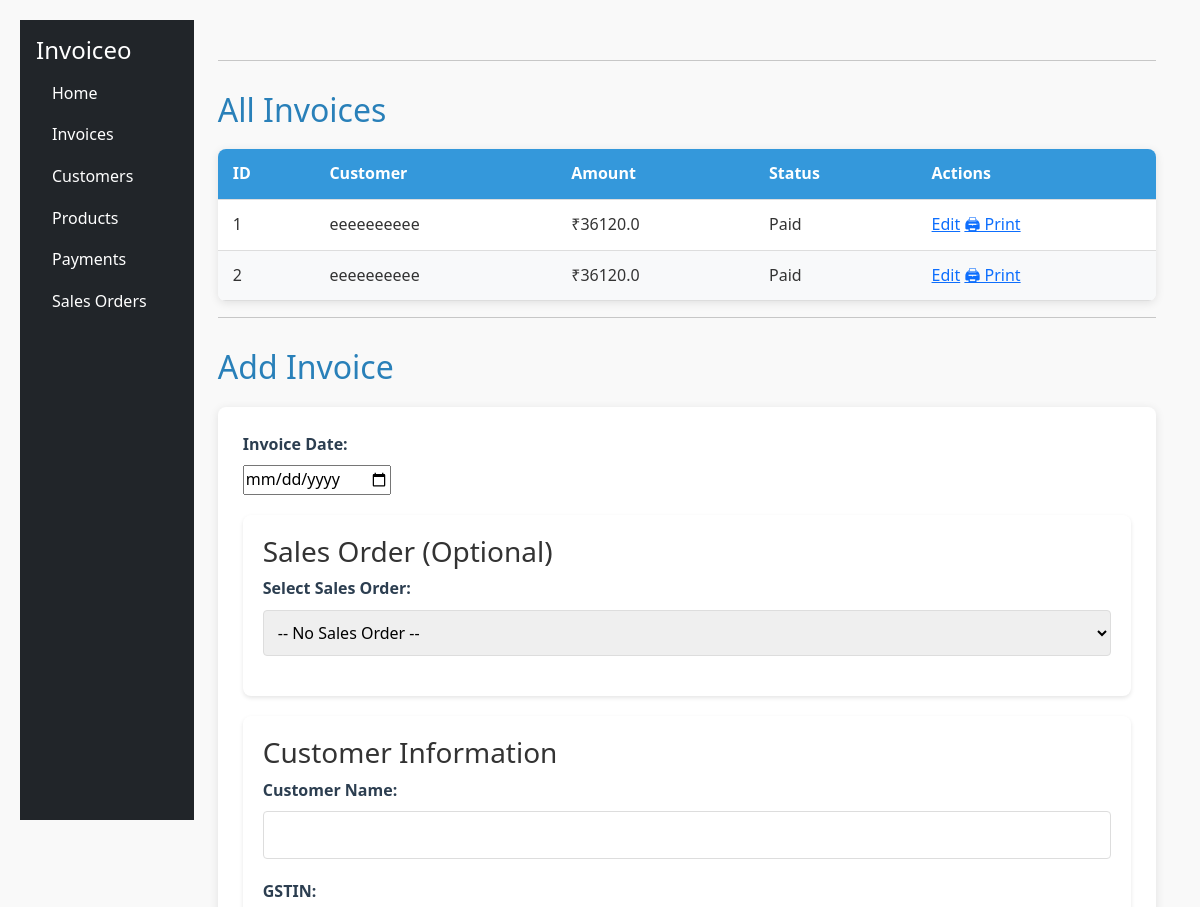
The app's page /invoices (upper part), older data.
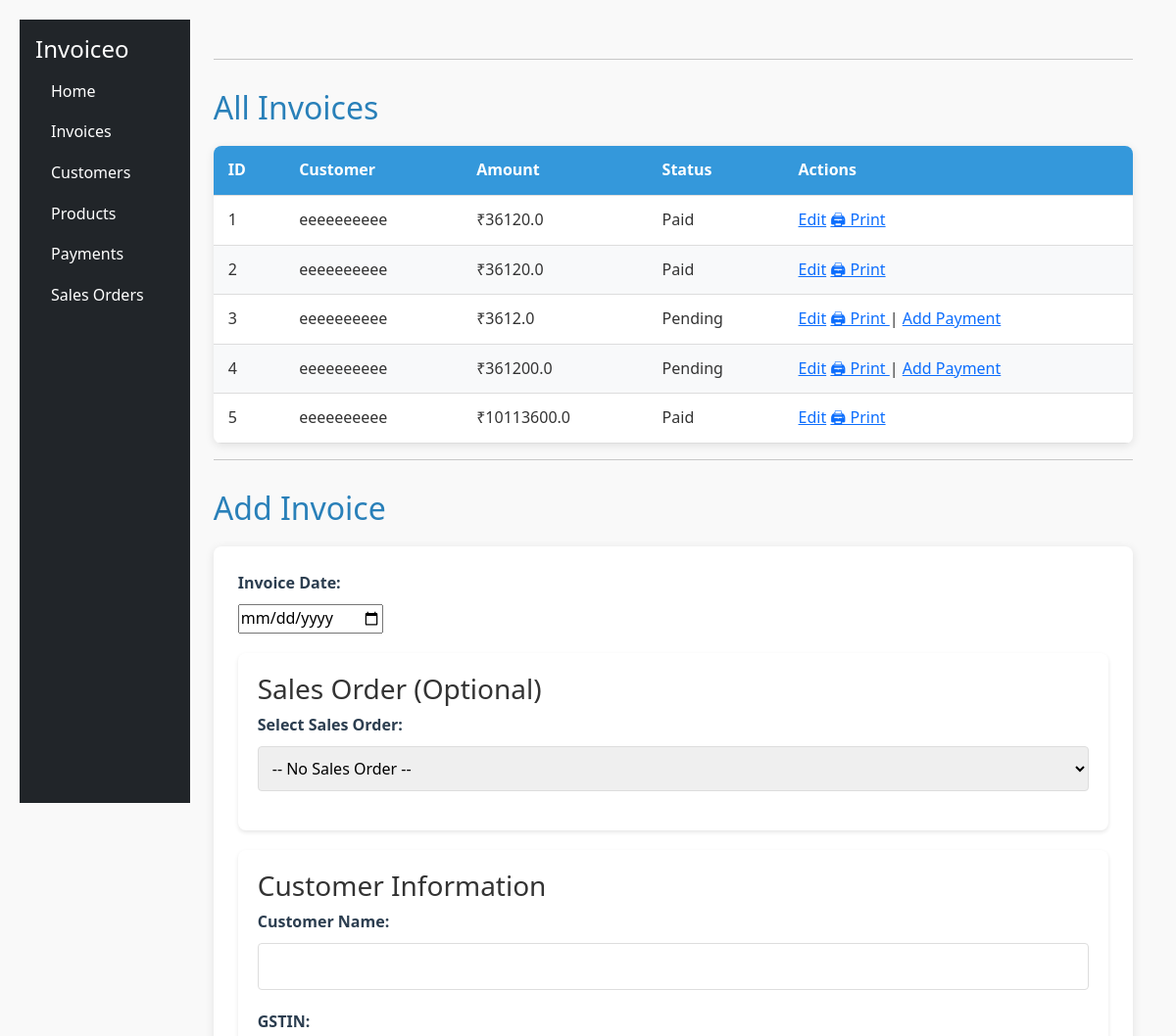
The same page, newer data.
### app.py (models this page shows)
class Invoice(db.Model):
    id = db.Column(db.Integer, primary_key=True)
    customer_name = db.Column(db.String(100), nullable=False)
    customer_gstin = db.Column(db.String(15), nullable=False)
    amount = db.Column(db.Float, nullable=False)
    customer_address = db.Column(db.String(300), nullable=False)
    billing_address = db.Column(db.String(300), nullable=False)
    status = db.Column(db.String(20), default="Pending")
    created_at = db.Column(db.DateTime, default=datetime.utcnow)
    items = db.relationship('InvoiceItem', backref='invoice', cascade='all, delete-orphan')
    payments = db.relationship('Payment', backref='invoice', cascade='all, delete-orphan')
    @property
    def total_paid(self):
        return sum(p.amount for p in self.payments)
    @property
    def balance(self):
        return round(self.amount - self.total_paid, 2)

### app.py (the view)
@app.route('/invoices')
def invoices():
    return render_template(
        'invoices.html',
        invoices=Invoice.query.all(),
        customers=Customer.query.all(),
        products=Product.query.all(),
        sales_orders=SalesOrder.query.all()
    )

### templates/invoices.html (shortened to what this page needs)
{% extends 'base.html' %}
{% block content %}
<link rel="stylesheet" href="{{ url_for('static', filename='invoice.css') }}">
<hr>
<h2>All Invoices</h2>
{% if invoices %}
<table>
    <thead>
        <tr>
            <th>ID</th>
            <th>Customer</th>
            <th>Amount</th>
            <th>Status</th>
            <th>Actions</th>
        </tr>
    </thead>
    <tbody>
    {% for invoice in invoices %}
        <tr>
            <td>{{ invoice.id }}</td>
            <td>{{ invoice.customer_name }}</td>
            <td>₹{{ invoice.amount }}</td>
            <td>{{ invoice.status }}</td>
            <td>
                <a href="{{ url_for('edit_invoice', id=invoice.id) }}">Edit</a>
                <a href="{{ url_for('invoice_pdf', invoice_id=invoice.id) }}" target="_blank">
    🖨 Print
                </a>
                {% if invoice.balance > 0 %}
                    | <a href="{{ url_for('add_payment', invoice_id=invoice.id) }}">Add Payment</a>
                {% endif %}
            </td>
        </tr>
    {% endfor %}
    </tbody>
</table>
{% else %}
<p>No invoices found.</p>
{% endif %}
<hr>
<h2>Add Invoice</h2>
<form method="POST" action="{{ url_for('add_invoice') }}">
<div class="form-group">
    <label>Invoice Date:</label>
    <input type="date" name="invoice_date" required>
</div>
<div class="form-section">
    <h3>Sales Order (Optional)</h3>
    <div class="form-group">
        <label>Select Sales Order:</label>
        <select name="sales_order_id" id="sales_order_id" onchange="fillFromSO()">
            <option value="">-- No Sales Order --</option>
        </select>
    </div>
</div>
<div class="form-section">
    <h3>Customer Information</h3>
    <div class="form-group">
        <label>Customer Name:</label>
        <input type="text" name="customer_name" id="customer_name" required>
    </div>
    <div class="form-group">
        <label>GSTIN:</label>
    </div>
</div>
</form>
{% endblock %}

Row changes from the older to the newer data that the page shows:
added Invoice: id "3", customer_name "eeeeeeeeee", amount "3612.0", status "Pending"
added Invoice: id "4", customer_name "eeeeeeeeee", amount "361200.0", status "Pending"
added Invoice: id "5", customer_name "eeeeeeeeee", amount "10113600.0", status "Paid"
